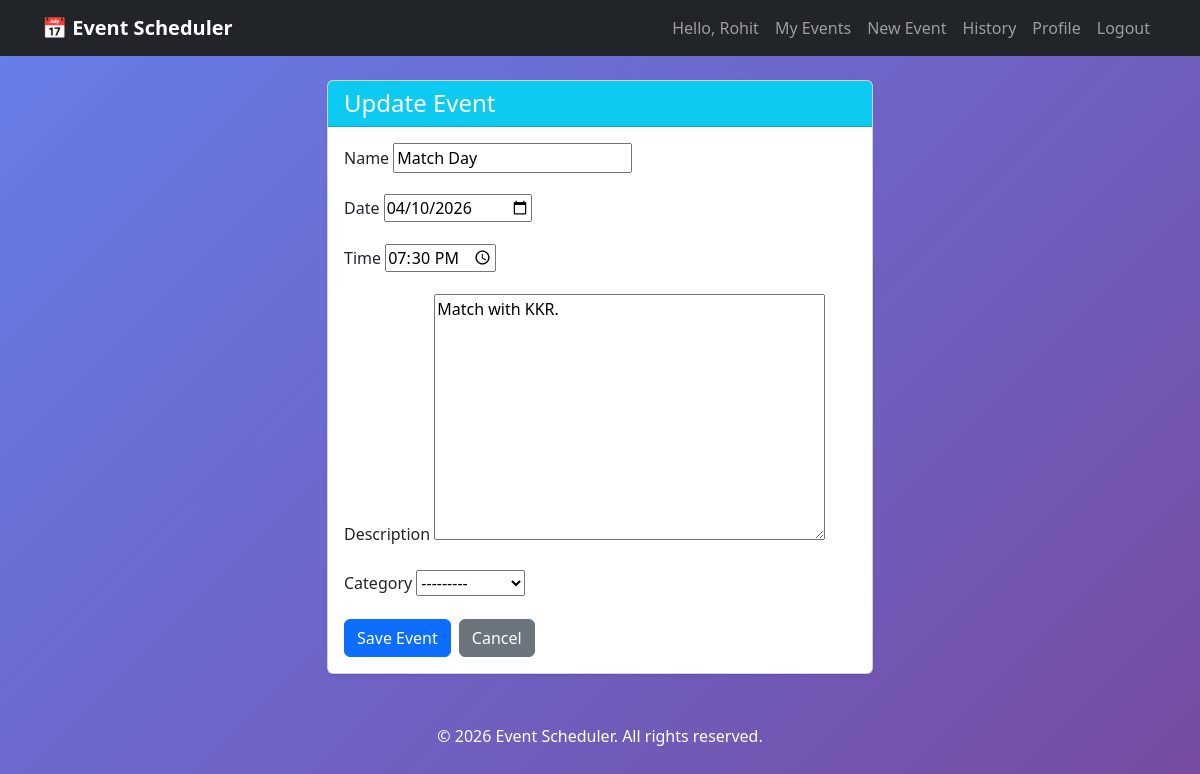
Screenshot of /event/10/update/ (signed in) with the database file from the repository.
### events/models.py (models this page shows, shortened)
class Event(models.Model):
    name = models.CharField(max_length=200)
    date = models.DateField()
    time = models.TimeField()
    description = models.TextField(blank=True)
    created_at = models.DateTimeField(auto_now_add=True)
    updated_at = models.DateTimeField(auto_now=True)
    user = models.ForeignKey(User, on_delete=models.CASCADE)
    category = models.ForeignKey(Category, on_delete=models.SET_NULL, null=True, blank=True)
    reminder_sent = models.BooleanField(default=False)   # to avoid duplicate reminders
    reminder_status = models.CharField(
        max_length=20,
        choices=[('pending', 'Pending'), ('sent', 'Sent'), ('failed', 'Failed')],
        default='pending'
    )
    reminder_sent_at = models.DateTimeField(null=True, blank=True)

### events/views.py (the view)
# urls.py: path('event/<int:pk>/update/', views.event_update, name='event-update'),
@login_required
def event_update(request, pk):
    event = get_object_or_404(Event, pk=pk, user=request.user)
    if request.method == 'POST':
        form = EventForm(request.POST, instance=event, user=request.user)
        if form.is_valid():
            form.save()
            return redirect('event-detail', pk=event.pk)
    else:
        form = EventForm(instance=event, user=request.user)
    return render(request, 'events/event_form.html', {'form': form, 'title': 'Update Event'})

### events/forms.py (shortened to what this page needs)
class EventForm(forms.ModelForm):
    class Meta:
        model = Event
        fields = ['name', 'date', 'time', 'description', 'category']
        widgets = {
            'date': forms.DateInput(attrs={'type': 'date'}),
            'time': forms.TimeInput(attrs={'type': 'time'}),
        }
    def __init__(self, *args, **kwargs):
        self.user = kwargs.pop('user', None)
        super().__init__(*args, **kwargs)

### events/models.py (called while the page is built)
    def __str__(self):
        return self.name

### events/templates/events/event_form.html (shortened to what this page needs)
{% extends 'base.html' %}
{% block content %}
<div class="row justify-content-center">
    <div class="col-md-6">
        <div class="card shadow-sm">
            <div class="card-header bg-info text-white">
                <h4 class="mb-0">{{ title }}</h4>
            </div>
            <div class="card-body">
                <form method="post">
                    {% for field in form %}
                        <div class="mb-3">
                            <label for="{{ field.id_for_label }}" class="form-label">{{ field.label }}</label>
                            {{ field }}
                        </div>
                    {% endfor %}
                    <div class="d-flex gap-2">
                        <button type="submit" class="btn btn-primary">Save Event</button>
                        <a href="{% url 'event-list' %}" class="btn btn-secondary">Cancel</a>
                    </div>
                </form>
            </div>
        </div>
    </div>
</div>
{% endblock %}

### templates/base.html (shortened to what this page needs)
<!DOCTYPE html>
<html lang="en">
<head>
    <link href="https://cdn.jsdelivr.net/npm/bootstrap@5.3.0-alpha1/dist/css/bootstrap.min.css" rel="stylesheet">
</head>
<body>
    <nav class="navbar navbar-expand-lg navbar-dark bg-dark">
        <div class="container">
            <a class="navbar-brand" href="{% url 'event-list' %}">📅 Event Scheduler</a>
            <div class="collapse navbar-collapse" id="navbarNav">
                <ul class="navbar-nav ms-auto">
                    {% if user.is_authenticated %}
                        <li class="nav-item">
                            <span class="nav-link">Hello, {{ user.username }}</span>
                        </li>
                        <li class="nav-item">
                            <a class="nav-link" href="{% url 'event-list' %}">My Events</a>
                        </li>
                        <li class="nav-item">
                            <a class="nav-link" href="{% url 'event-create' %}">New Event</a>
                        </li>
                        <li class="nav-item">
                            <a class="nav-link" href="{% url 'event-history' %}">History</a>
                        </li>
                        <li class="nav-item">
                        <a class="nav-link" href="{% url 'profile' %}">Profile</a>
                        </li>
                        <li class="nav-item">
                            <form method="post" action="{% url 'logout' %}" class="d-inline">
                                <button type="submit" class="btn btn-link nav-link" style="display: inline; cursor: pointer;">Logout</button>
                            </form>
                        </li>
                    {% endif %}
                </ul>
            </div>
        </div>
    </nav>
    <div class="container mt-4">
        {% block content %}
        {% endblock %}
    </div>
    <footer>
        <p>&copy; 2026 Event Scheduler. All rights reserved.</p>
    </footer>
</body>
</html>

### templates/base.html (style rules this page uses)
body { background: linear-gradient(135deg, #667eea 0%, #764ba2 100%); min-height: 100vh; }
.navbar-brand { font-weight: bold; }
footer { margin-top: 50px; text-align: center; color: white; }

### rows the page displays
Event: form "Match Day" "04/10/2026" "19:30:00" "Match with KKR." "---------"

### other values shown
{{ user.username }} "Rohit"
{{ title }} "Update Event"
{{ field.label }} "Name" "Date" "Time" "Description" "Category"
